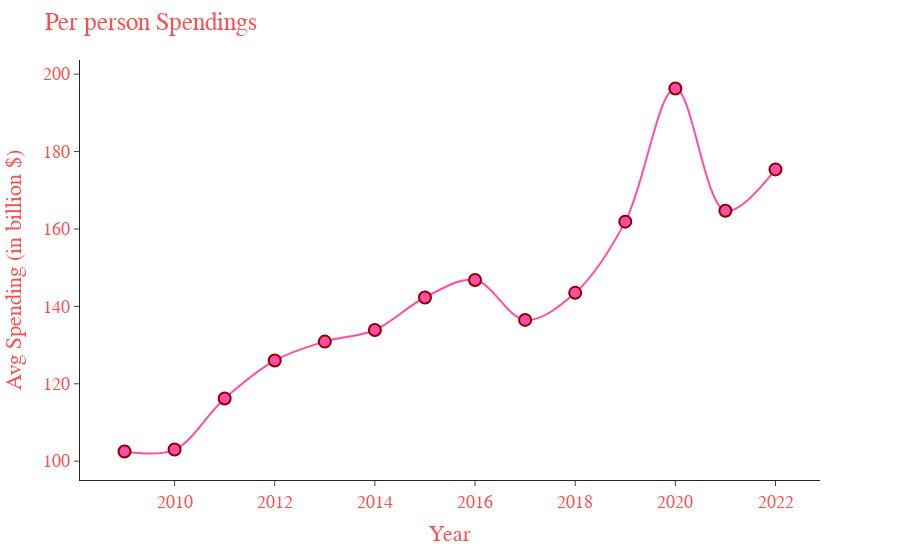

Notebook cell for this chart:
### Code cell
fig = px.line(hsaes, x="Year", y="Expected Avg Spending (in billion dollars)",
                markers=True, line_shape='spline',
                labels={
                        "Expected Avg Spending (in billion dollars)" : "Avg Spending (in billion $)"
                       }
                )

fig.update_layout(
    title="Per person Spendings",
    font=dict(
        family=font_family,
        size=18,
        color="#ff4d4d",
    )
)

fig.update_traces(line_color="#ff4da6",
                  selector=dict(type='scatter'),
                  marker=dict(size=12,
                              line=dict(width=2,
                                        color='darkred')),
                 )

fig.show()

### Figure 1 — Plotly figure (JSON) as saved in the notebook; plotly's stock layout.template omitted (floating-point values rounded to 4 significant figures)
{"data": [{"hovertemplate": "Year=%{x}<br>Avg Spending (in billion $)=%{y}<extra></extra>", "legendgroup": "", "line": {"color": "#ff4da6", "dash": "solid", "shape": "spline"}, "marker": {"line": {"color": "darkred", "width": 2}, "size": 12, "symbol": "circle"}, "mode": "markers+lines", "name": "", "orientation": "v", "showlegend": false, "type": "scatter", "x": [2009, 2010, 2011, 2012, 2013, 2014, 2015, 2016, 2017, 2018, 2019, 2020, 2021, 2022], "xaxis": "x", "y": [102.5, 103, 116.2, 126, 130.9, 133.9, 142.3, 146.8, 136.5, 143.5, 161.9, 196.3, 164.7, 175.4], "yaxis": "y"}], "layout": {"font": {"color": "#ff4d4d", "family": "Verdana", "size": 18}, "legend": {"tracegroupgap": 0}, "margin": {"t": 60}, "title": {"text": "Per person Spendings"}, "xaxis": {"anchor": "y", "domain": [0, 1], "title": {"text": "Year"}}, "yaxis": {"anchor": "x", "domain": [0, 1], "title": {"text": "Avg Spending (in billion $)"}}}}
